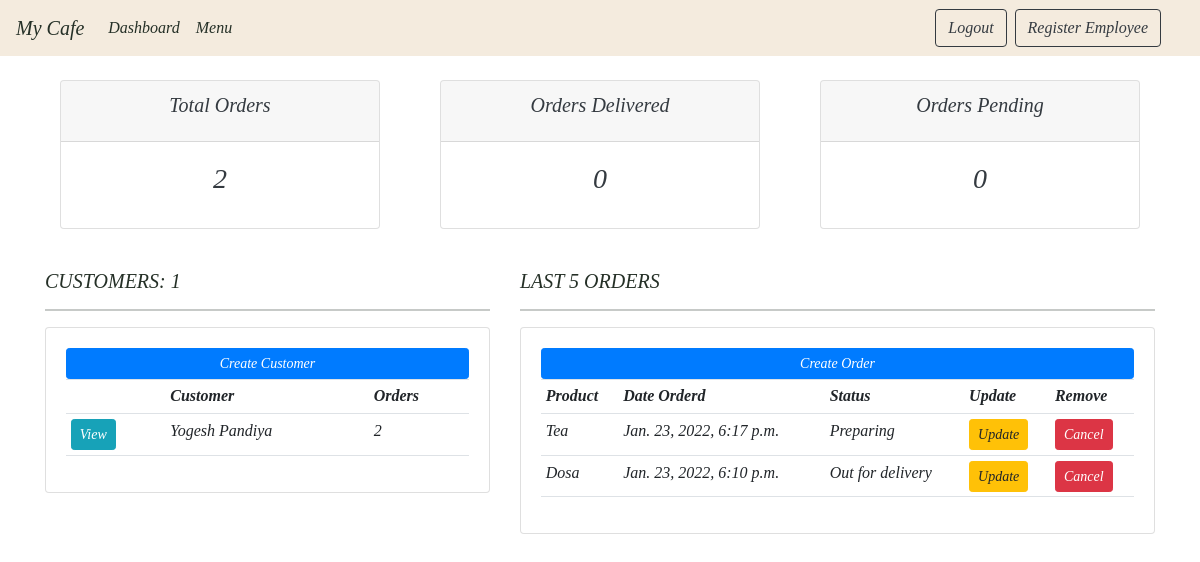
/dashboard, run on the app's committed database.
### accounts/models.py (models this page shows, shortened)
class Customer(models.Model):
	name = models.CharField(max_length=200, null=True)
	phone = models.CharField(max_length=200, null=True)
	email = models.CharField(max_length=200, null=True)
	date_created = models.DateTimeField(auto_now_add=True, null=True, blank=True)
	@property
	def orders(self):
		order_count = self.order_set.all().count()
		return str(order_count)

class Order(models.Model):
	STATUS = (
			('Preparing', 'Preparing'),
			('Out for delivery', 'Out for delivery'),
			('Delivered', 'Delivered'),
			)
	customer = models.ForeignKey(Customer, on_delete= models.SET_NULL, null=True)
	product = models.ForeignKey(Product, on_delete= models.SET_NULL, null=True)
	date_created = models.DateTimeField(auto_now_add=True, null=True, blank=True)
	status = models.CharField(max_length=200, null=True, choices=STATUS)

class Product(models.Model):
	name = models.CharField(max_length=200, null=True, blank=True)
	price = models.FloatField(null=True,blank=True)
	category = models.CharField(max_length=200, null=True,blank=True)
	description = models.TextField()
	date_created = models.DateTimeField(auto_now_add=True, null=True, blank=True)
	def __str__(self):
		return self.name

### accounts/views.py (the view)
# urls.py: path('dashboard', views.dashBoard, name="dashboard"),
def dashBoard(request):
	orders = Order.objects.all().order_by('-status')[0:5]
	customers = Customer.objects.all()
	total_customers = customers.count()
	total_orders = Order.objects.all().count()
	delivered = Order.objects.filter(status='Delivered').count()
	pending = Order.objects.filter(status='Pending').count()
	context = {'customers':customers, 'orders':orders,
	'total_customers':total_customers,'total_orders':total_orders,
	'delivered':delivered, 'pending':pending}
	return render(request, 'accounts/dashBoard.html', context)

### accounts/templates/accounts/dashboard.html
{% extends 'accounts/navbar.html' %}
{% block nav %}
{% include 'accounts/status_row.html' %}
<br>
<div class="container" >
	<div class="row" style="font-family:serif; font-style:italic; color:#253027">
		<div class="col-md-5">
			<h5>CUSTOMERS: {{total_customers}}</h5>
			<hr>
			<div class="card card-body">
				<a class="btn btn-primary  btn-sm btn-block" href="/create_cst">Create Customer</a>
				<table class="table table-sm">
					<tr>
						<th></th>
						<th>Customer</th>
						<th>Orders</th>
					</tr>
					{% for customer in customers %}
						<tr>
							<td><a href="{% url 'customer' customer.id %}" class="btn btn-sm btn-info">View</a></td>
							<td>{{customer.name}}</td>
							<td>{{customer.orders}}</td>
						</tr>
					{% endfor %}
				</table>
			</div>
		</div>
		<div class="col-md-7">
			<h5>LAST 5 ORDERS</h5>
			<hr>
			<div class="card card-body">
				<a class="btn btn-primary  btn-sm btn-block" href="{% url 'create_order' %}">Create Order</a>
				<table class="table table-sm">
					<tr>
						<th>Product</th>
						<th>Date Orderd</th>
						<th>Status</th>
						<th>Update</th>
						<th>Remove</th>
					</tr>
					{% for order in orders %}
						<tr>
							<td>{{order.product}}</td>
							<td>{{order.date_created}}</td>
							<td>{{order.status}}</td>
							<td><a class="btn btn-sm btn-warning" href="{% url 'update_order' order.id %}" >Update</a></td>
							<td><a class="btn btn-sm btn-danger" href="{% url 'delete_order' order.id %}" >Cancel</a></td>
						</tr>
					{% endfor %}
				</table>
			</div>
		</div>
	</div>
</div>
{% endblock nav %}

### data on the page
Customer: name "Yogesh Pandiya", orders "2"
Order: product "Tea", date_created "Jan. 23, 2022, 6:17 p.m.", status "Preparing"
Order: product "Dosa", date_created "Jan. 23, 2022, 6:10 p.m.", status "Out for delivery"

### other printed values
{{ total_orders }} "2"
{{ delivered }} "0"
{{ pending }} "0"
{{ total_customers }} "1"
